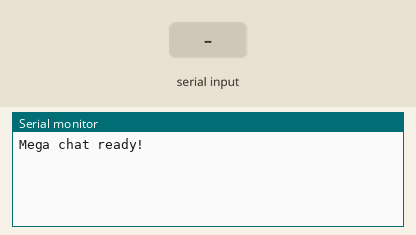
Recording of a sketch running on a simulated Arduino Mega 2560, built with avr-gcc and run on an emulated ATmega2560. Parts: the last lines printed to the serial monitor. Inputs (shaded band) come from the test bench.

Above: at 1.2 s.
1.3 s: "1\n" received over Serial
At 2.3 s:
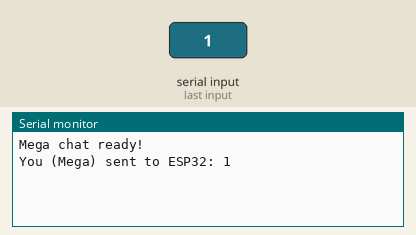
2.8 s: "1\n" received over the second serial link
At 3.4 s:
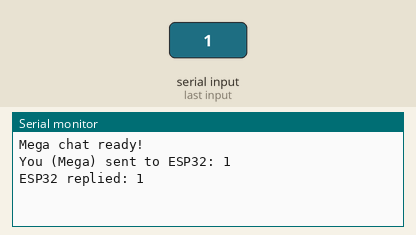
4.3 s: byte 10 ('\n') received over Serial
At 5.5 s:
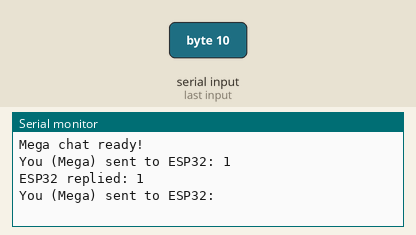
5.8 s: "0\n" received over Serial
At 6.9 s:
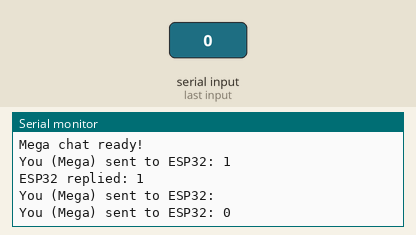
7.3 s: "0\n" received over the second serial link
At 8.1 s:
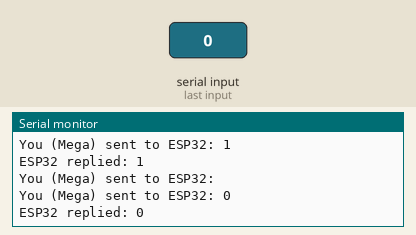

Measured:
- after the input at 1.3 s, the serial monitor: prints a new line at once (image 1)
- after the input at 2.8 s, the serial monitor: prints a new line at once (image 2)
- after the input at 4.3 s, the serial monitor: prints a new line at once (image 3)
- after the input at 5.8 s, the serial monitor: prints a new line at once (image 4)
- after the input at 7.3 s, the serial monitor: prints a new line at once (image 5)

The sketch:

navigasi_arduino.ino
```cpp
String messageFromPC = "";
String messageFromESP32 = "";

void setup() {
  Serial.begin(115200);
  Serial1.begin(115200);
  Serial.println("Mega chat ready!");
}

void loop() {
  while (Serial.available()) {
    char c = Serial.read();

    Serial1.write(c);

    if (c == '\n') {
      Serial.print("You (Mega) sent to ESP32: ");
      Serial.println(messageFromPC);
      messageFromPC = "";
    } else {
      messageFromPC += c;
    }
  }

  while (Serial1.available()) {
    char c = Serial1.read();

    if (c == '\n') {
      Serial.print("ESP32 replied: ");
      Serial.println(messageFromESP32);
      messageFromESP32 = "";
    } else {
      messageFromESP32 += c;
    }
  }
}
```
